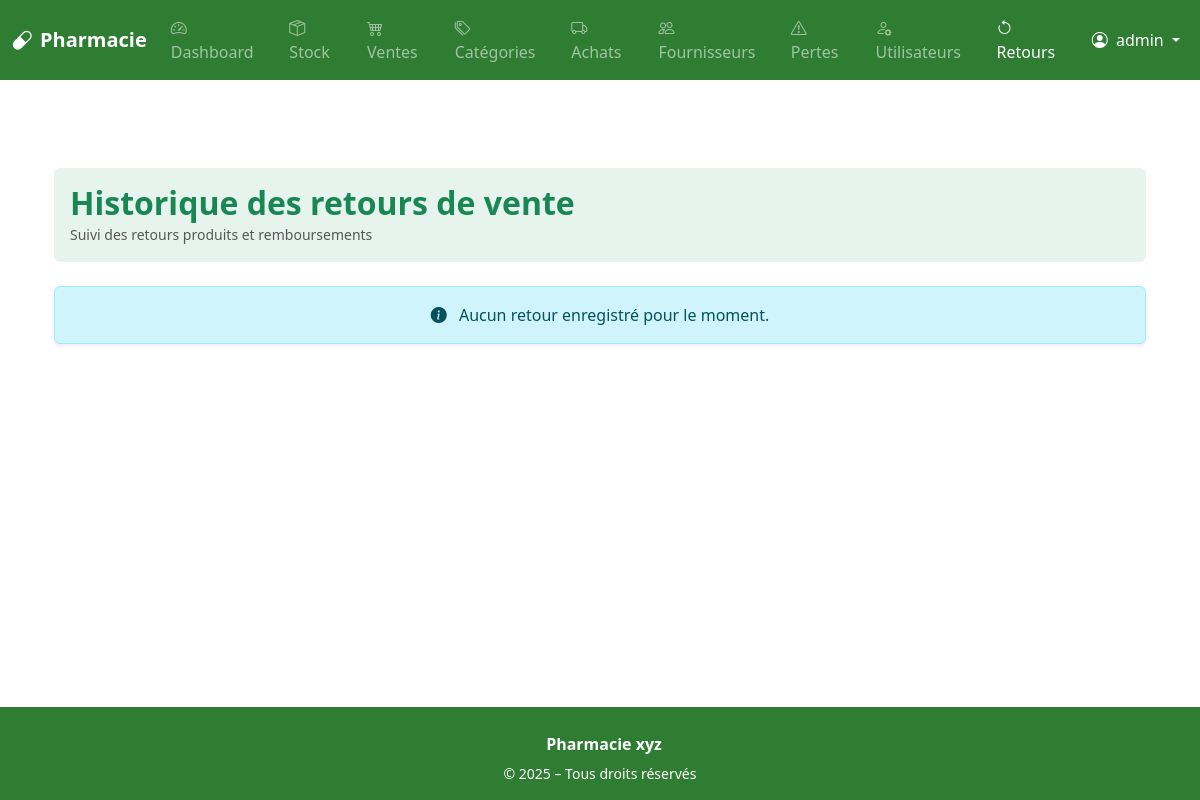
The app's page /sales/returns (signed in), older data.
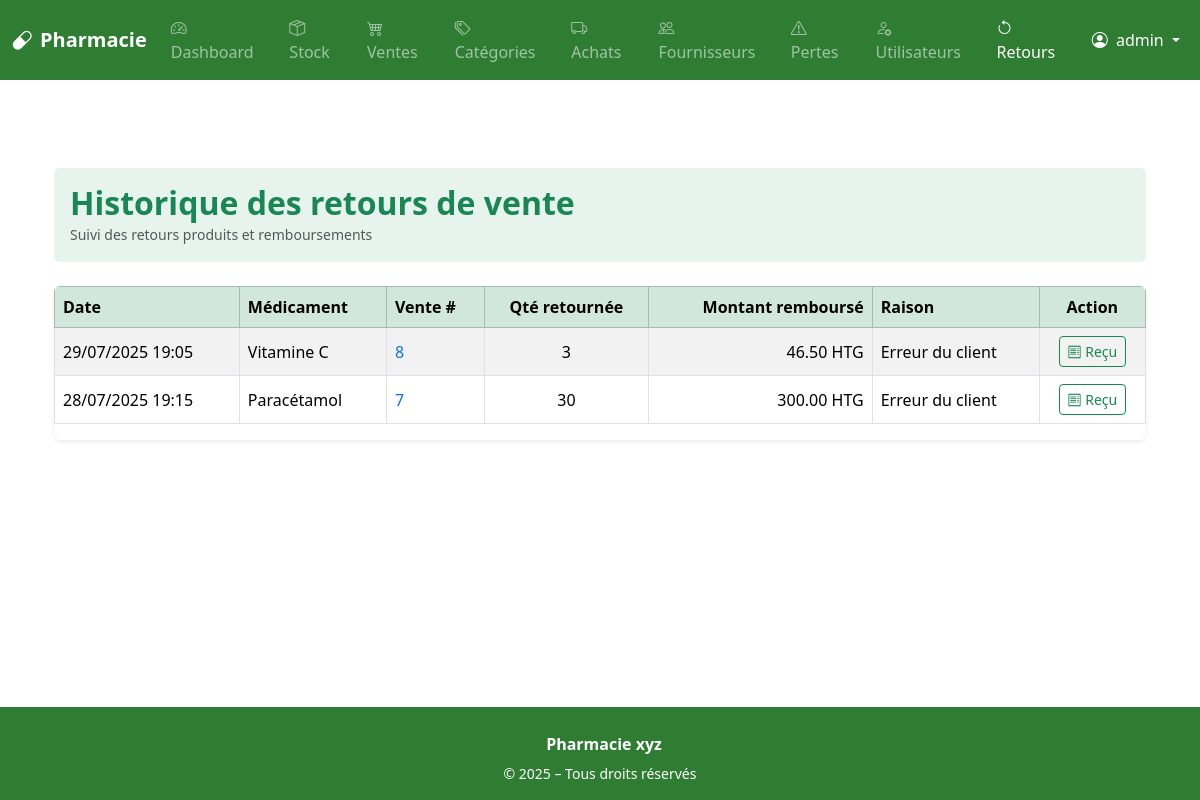
The same page, newer data.
### app/models.py (models this page shows, shortened)
class User(UserMixin, db.Model):
    id = db.Column(db.Integer, primary_key=True)
    username = db.Column(db.String(80), unique=True, nullable=False)
    password = db.Column(db.String(200), nullable=False)
    role = db.Column(db.String(20), nullable=False)  # admin, pharmacien, vendeur...
    is_active = db.Column(db.Boolean, default=True)
    sales = db.relationship('Sale', back_populates='user')

class ReturnRecord(db.Model):
    id = db.Column(db.Integer, primary_key=True)
    sale_item_id = db.Column(db.Integer, db.ForeignKey('sale_item.id'), nullable=False)
    quantity = db.Column(db.Integer, nullable=False)
    reason = db.Column(db.String(100), nullable=True)
    date = db.Column(db.DateTime, default=datetime.utcnow)
    refunded = db.Column(db.Boolean, default=True)  # Si un remboursement a été effectué
    sale_item = db.relationship('SaleItem', backref='returns')
    @property
    def amount(self):
        return self.quantity * self.sale_item.unit_price

class Drug(db.Model):
    id = db.Column(db.Integer, primary_key=True)
    name = db.Column(db.String(100), nullable=False)
    unit = db.Column(db.String(30))  # comprimé, flacon, etc.
    price = db.Column(db.Float, nullable=False)
    expiration_date = db.Column(db.Date, nullable=False)
    commentaire = db.Column(db.Text, nullable=True)
    category_id = db.Column(db.Integer, db.ForeignKey('category.id'), nullable=True)
    category = db.relationship('Category', back_populates='drugs')
    sales = db.relationship('SaleItem', back_populates='drug')
    losses = db.relationship('LossRecord', back_populates='drug')
    purchase_items = db.relationship('PurchaseItem', back_populates='drug')

class Sale(db.Model):
    id = db.Column(db.Integer, primary_key=True)
    user_id = db.Column(db.Integer, db.ForeignKey('user.id'))
    date = db.Column(db.DateTime, default=datetime.utcnow)
    user = db.relationship('User', back_populates='sales')
    items = db.relationship('SaleItem', back_populates='sale', cascade='all, delete-orphan')

class SaleItem(db.Model):
    id = db.Column(db.Integer, primary_key=True)
    sale_id = db.Column(db.Integer, db.ForeignKey('sale.id'), nullable=False)
    drug_id = db.Column(db.Integer, db.ForeignKey('drug.id'), nullable=False)
    quantity = db.Column(db.Integer, nullable=False)
    unit_price = db.Column(db.Float, nullable=False)
    sale = db.relationship('Sale', back_populates='items')
    drug = db.relationship('Drug')

### app/routes/sale.py (the view)
@bp.route('/returns')
@login_required
@staff_required
def list_returns():
    returns = ReturnRecord.query.order_by(ReturnRecord.date.desc()).limit(100).all()
    return render_template('sales/returns.html', returns=returns)

### app/routes/auth.py (called while the page is built)
@login_manager.user_loader
def load_user(user_id):
    return User.query.get(int(user_id))

### app/routes/supplier.py (called while the page is built)
def staff_required(f):
    from functools import wraps
    @wraps(f)
    def decorated_function(*args, **kwargs):
        if not current_user.is_authenticated or current_user.role not in ['admin', 'pharmacien']:
            abort(403)
        return f(*args, **kwargs)
    return decorated_function

### app/templates/sales/returns.html (shortened to what this page needs)
{% extends 'base.html' %}
{% block content %}
<div class="container mt-5">
    <div class="bg-success bg-opacity-10 p-3 rounded mb-4">
        <h2 class="text-success fw-bold mb-0">Historique des retours de vente</h2>
        <small class="text-muted">Suivi des retours produits et remboursements</small>
    </div>
    {% if returns %}
        <div class="table-responsive shadow-sm rounded">
            <table class="table table-striped table-bordered align-middle">
                <thead class="table-success">
                    <tr>
                        <th scope="col">Date</th>
                        <th scope="col">Médicament</th>
                        <th scope="col">Vente #</th>
                        <th scope="col" class="text-center">Qté retournée</th>
                        <th scope="col" class="text-end">Montant remboursé</th>
                        <th scope="col">Raison</th>
                        <th scope="col" class="text-center">Action</th>
                    </tr>
                </thead>
                <tbody>
                    {% for r in returns %}
                    <tr>
                        <td>{{ r.date.strftime("%d/%m/%Y %H:%M") }}</td>
                        <td>{{ r.sale_item.drug.name }}</td>
                        <td>
                            <a href="{{ url_for('sale.return_receipt', return_id=r.id) }}" class="text-decoration-none" target="_blank">
                                {{ r.sale_item.sale.id }}
                            </a>
                        </td>
                        <td class="text-center">{{ r.quantity }}</td>
                        <td class="text-end">{{ "%.2f"|format(r.amount) }} HTG</td>
                        <td>{{ r.reason or "-" }}</td>
                        <td class="text-center">
                            <a href="{{ url_for('sale.return_receipt', return_id=r.id) }}" class="btn btn-sm btn-outline-success" target="_blank" title="Voir reçu">
                                <i class="bi bi-receipt"></i> Reçu
                            </a>
                        </td>
                    </tr>
                    {% endfor %}
                </tbody>
            </table>
        </div>
    {% else %}
        <div class="alert alert-info text-center shadow-sm" role="alert">
            <i class="bi bi-info-circle-fill me-2"></i> Aucun retour enregistré pour le moment.
        </div>
    {% endif %}
</div>
{% endblock %}

### app/templates/base.html (shortened to what this page needs)
<!DOCTYPE html>
<html lang="fr">
<head>
    <link href="https://cdn.jsdelivr.net/npm/bootstrap@5.3.3/dist/css/bootstrap.min.css" rel="stylesheet" />
    <link href="https://cdn.jsdelivr.net/npm/bootstrap-icons@1.11.1/font/bootstrap-icons.css" rel="stylesheet">
</head>
<body>
<nav class="navbar navbar-expand-lg navbar-dark" style="background-color: #2e7d32;">
  <div class="container-fluid">
    <a class="navbar-brand fw-bold" href="{{ url_for('dashboard.dashboard') }}">
      <i class="bi bi-capsule me-2"></i>Pharmacie
    </a>
    <div class="collapse navbar-collapse" id="navMenu">
      {% if current_user.is_authenticated %}
      <ul class="navbar-nav me-auto mb-2 mb-lg-0">
        <li class="nav-item">
          <a class="nav-link {% if request.endpoint == 'dashboard.dashboard' %}active{% endif %}" href="{{ url_for('dashboard.dashboard') }}">
            <i class="bi bi-speedometer2 me-1"></i> Dashboard
          </a>
        </li>
        <li class="nav-item">
          <a class="nav-link {% if request.endpoint == 'drug.list_drugs' %}active{% endif %}" href="{{ url_for('drug.list_drugs') }}">
            <i class="bi bi-box-seam me-1"></i> Stock
          </a>
        </li>
        <li class="nav-item">
          <a class="nav-link {% if request.endpoint == 'sale.list_sales' %}active{% endif %}" href="{{ url_for('sale.list_sales') }}">
            <i class="bi bi-cart4 me-1"></i> Ventes
          </a>
        </li>
        {% if current_user.role in ['admin', 'pharmacien'] %}
        <li class="nav-item">
          <a class="nav-link {% if request.endpoint == 'category.list_categories' %}active{% endif %}" href="{{ url_for('category.list_categories') }}">
            <i class="bi bi-tags me-1"></i> Catégories
          </a>
        </li>
        <li class="nav-item">
          <a class="nav-link {% if request.endpoint == 'purchase.list_purchases' %}active{% endif %}" href="{{ url_for('purchase.list_purchases') }}">
            <i class="bi bi-truck me-1"></i> Achats
          </a>
        </li>
        <li class="nav-item">
          <a class="nav-link {% if request.endpoint == 'supplier.list_suppliers' %}active{% endif %}" href="{{ url_for('supplier.list_suppliers') }}">
            <i class="bi bi-people me-1"></i> Fournisseurs
          </a>
        </li>
        <li class="nav-item">
          <a class="nav-link {% if request.endpoint == 'drug.list_losses' %}active{% endif %}" href="{{ url_for('drug.list_losses') }}">
            <i class="bi bi-exclamation-triangle me-1"></i> Pertes
          </a>
        </li>
        {% endif %}
        {% if current_user.role == 'admin' %}
        <li class="nav-item">
          <a class="nav-link {% if request.endpoint == 'admin.list_users' %}active{% endif %}" href="{{ url_for('admin.list_users') }}">
            <i class="bi bi-person-gear me-1"></i> Utilisateurs
          </a>
        </li>
        <li class="nav-item">
          <a class="nav-link {% if request.endpoint == 'sale.list_returns' %}active{% endif %}" href="{{ url_for('sale.list_returns') }}">
            <i class="bi bi-arrow-counterclockwise me-1"></i> Retours
          </a>
        </li>
        {% endif %}
      </ul>
      <ul class="navbar-nav ms-auto align-items-center">
        <li class="nav-item dropdown">
          <a class="nav-link dropdown-toggle text-white" href="#" id="userDropdown" role="button" data-bs-toggle="dropdown" aria-expanded="false">
            <i class="bi bi-person-circle me-1"></i> {{ current_user.username }}
          </a>
        </li>
      </ul>
      {% endif %}
    </div>
  </div>
</nav>
<main class="flex-grow-1 py-4">
    <div class="container mt-4">
        {% block content %}{% endblock %}
    </div>
</main>
  {% include 'footer.html' %}
</body>
</html>

### app/templates/footer.html (shortened to what this page needs)
<footer class="text-white py-3" style="background-color: #2e7d32;">
  <div class="container text-center d-flex flex-column align-items-center">
    <div>
      <span class="fw-bold">Pharmacie xyz</span>
    </div>
    <small class="mt-1">&copy; {{ current_year }} – Tous droits réservés</small>
  </div>
</footer>

### app/templates/base.html (style rules this page uses)
html, body { height: 100%; }
body { display: flex; flex-direction: column; }
main { flex: 1; }

Row changes from the older to the newer data that the page shows:
added ReturnRecord: date "29/07/2025 19:05", sale_item.drug.name "Vitamine C", sale_item.sale.id "8", quantity "3", amount "46.50", reason "Erreur du client"
added ReturnRecord: date "28/07/2025 19:15", sale_item.drug.name "Paracétamol", sale_item.sale.id "7", quantity "30", amount "300.00", reason "Erreur du client"
Text that changed along with them:
text no longer shown: "Aucun retour enregistré pour le moment."
text now shown: "Date Médicament Vente # Qté retournée Montant remboursé Raison Action"
